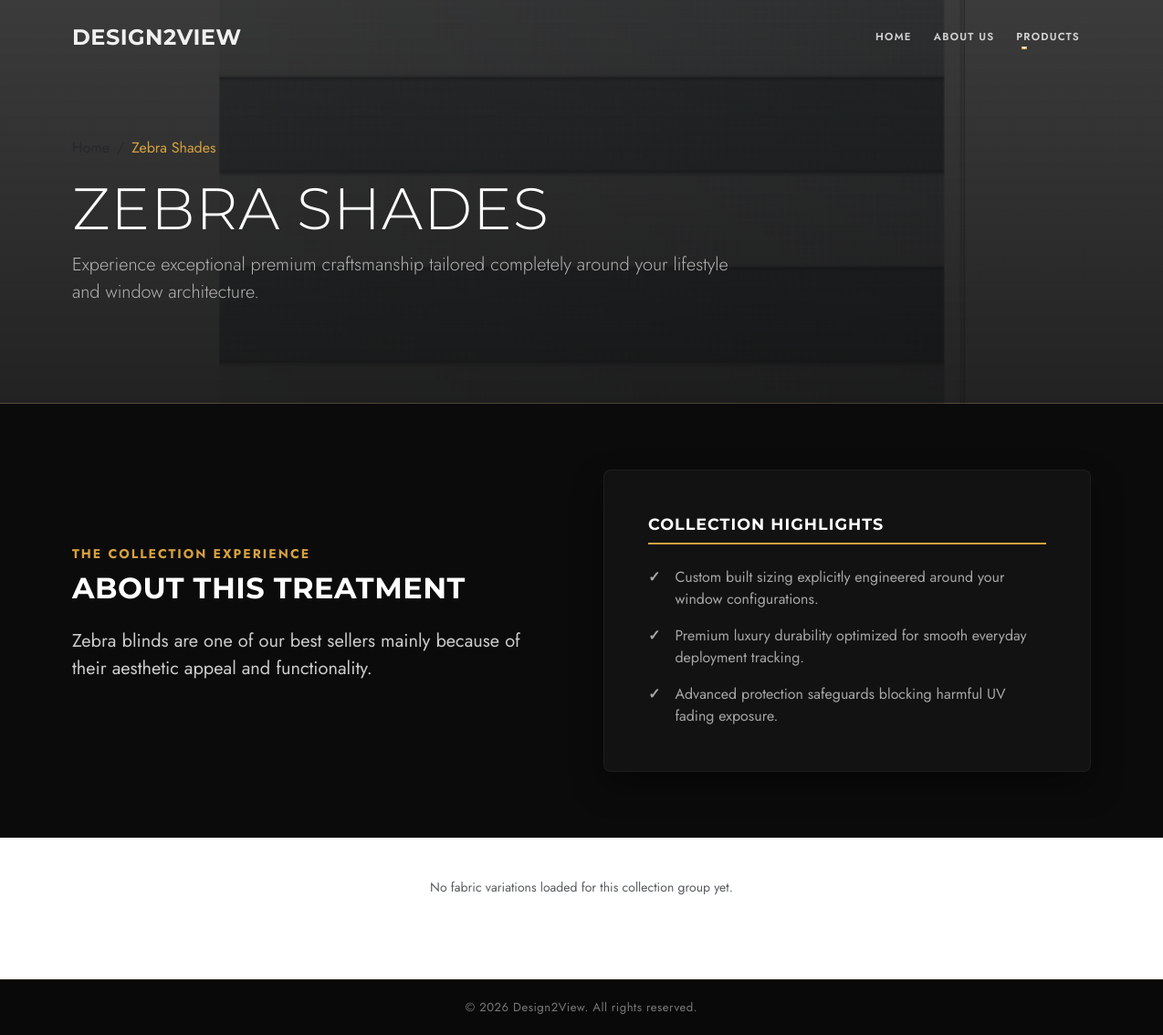
Page /category/zebra-shades/ on the committed database.
### shop/models.py (models this page shows, shortened)
class NavItem(models.Model):
    title = models.CharField(max_length=50, help_text="e.g., About Us, Fabrics")
    url_name = models.CharField(max_length=100, default="#", help_text="Named URL pattern or target route hash")
    order = models.PositiveIntegerField(default=0, help_text="Controls sorting order position")
    is_premium_highlight = models.BooleanField(default=False)
    parent = models.ForeignKey(
        'self',
        null=True,
        blank=True,
        on_delete=models.CASCADE,
        related_name='children',
        help_text="Leave blank if this is a main, top-level menu item"
    )
    class Meta:
        ordering = ['order']

class Category(models.Model):
    name = models.CharField(max_length=100, unique=True)
    slug = models.SlugField(max_length=120, unique=True, blank=True)
    image = models.ImageField(upload_to='categories/', default='categories/default.webp')
    description = models.TextField(blank=True, null=True, help_text="Detailed description of this specific treatment.")
    highlight_1 = models.CharField(max_length=255, default="Custom built sizing explicitly engineered around your window configurations.", help_text="First bullet point highlight")
    highlight_2 = models.CharField(max_length=255, default="Premium luxury durability optimized for smooth everyday deployment tracking.", help_text="Second bullet point highlight")
    highlight_3 = models.CharField(max_length=255, default="Advanced protection safeguards blocking harmful UV fading exposure.", help_text="Third bullet point highlight")
    created_at = models.DateTimeField(auto_now_add=True)
    is_active = models.BooleanField(default=True, help_text="Uncheck this to hide the category from the website.")
    class Meta:
        verbose_name_plural = "Categories"

### design2view/views.py (the view)
# urls.py: path('category/<slug:slug>/', views.category_detail, name='category_detail'),
def category_detail(request, slug):
    category = get_object_or_404(Category, slug=slug)
    context = {'category': category}
    return render(request, 'shop/category_detail.html', context)

### shop/context_processors.py (called while the page is built)
def global_navbar(request):
    return {
        'nav_items': NavItem.objects.filter(parent=None)
    }

### templates/shop/category_detail.html (shortened to what this page needs)
{% extends 'base.html' %}
{% load static %}
{% block content %}
<div class="container-fluid text-white overflow-hidden category-hero-banner"
     style="background: linear-gradient(rgba(10, 10, 10, 0.8), rgba(10, 10, 10, 0.9)), url('{{ category.image.url }}') no-repeat center center/cover;">
    <div class="container">
        <div class="row">
            <div class="col-12 col-lg-8 text-center text-lg-start">
                <nav aria-label="breadcrumb" class="mb-3">
                    <ol class="breadcrumb justify-content-center justify-content-lg-start mb-0">
                        <li class="breadcrumb-item"><a href="{% url 'home' %}" class="text-decoration-none text-muted">Home</a></li>
                        <li class="breadcrumb-item active breadcrumb-current" aria-current="page">{{ category.name }}</li>
                    </ol>
                </nav>
                <h1 class="display-3 fw-extrabold text-white mb-2 text-uppercase heading-title">
                    {{ category.name }}
                </h1>
                <p class="lead fw-light description-sub">
                    Experience exceptional premium craftsmanship tailored completely around your lifestyle and window architecture.
                </p>
            </div>
        </div>
    </div>
</div>
<section class="about-details-section py-5">
    <div class="container my-4">
        <div class="row align-items-center g-5">
            <div class="col-12 col-lg-6 text-content-pane">
                <span class="text-uppercase fw-bold tracking-wider small d-block mb-2 section-subtitle">The Collection Experience</span>
                <h2 class="text-white mb-4 text-uppercase fw-bold section-title">About This Treatment</h2>
                <div class="fs-5 lh-base dynamic-description">
                    {{ category.description|linebreaks }}
                </div>
            </div>
            <div class="col-12 col-lg-6">
                <div class="p-4 p-md-5 rounded-3 highlights-dark-card">
                    <h4 class="text-white mb-4 text-uppercase fw-bold card-header-title">Collection Highlights</h4>
                    <ul class="list-unstyled mb-0 feature-list">
                        <li class="mb-3 d-flex align-items-start">
                            <span class="me-3 fw-bold list-checkmark">✓</span>
                            <span>{{ category.highlight_1 }}</span>
                        </li>
                        <li class="mb-3 d-flex align-items-start">
                            <span class="me-3 fw-bold list-checkmark">✓</span>
                            <span>{{ category.highlight_2 }}</span>
                        </li>
                        <li class="mb-0 d-flex align-items-start">
                            <span class="me-3 fw-bold list-checkmark">✓</span>
                            <span>{{ category.highlight_3 }}</span>
                        </li>
                    </ul>
                </div>
            </div>
        </div>
    </div>
</section>
<div class="slick-slider" id="fabricTypeSlider">
    {% for fabric in category.fabrics.all %}
    <div class="item px-2">
        <div class="border-0 rounded-3 overflow-hidden text-center h-100 style-fabric-card">
            <div class="fabric-image-container" style="height: 220px; overflow: hidden;">
                <img src="{{ fabric.image.url }}" alt="{{ fabric.name }}" class="w-100 h-100" style="object-fit: cover;" loading="lazy">
            </div>
            <div class="p-4 card-body-pane">
                <h4 class="text-white text-uppercase fw-bold mb-2 fabric-title">{{ fabric.name }}</h4>
                <p class="small mb-0 fabric-description">{{ fabric.description }}</p>
                <a href="{% url 'fabric_detail' category_slug=category.slug fabric_id=fabric.id %}"
                   class="text-uppercase small fw-extrabold text-decoration-none custom-explore-btn mt-3 d-inline-block">
                    Explore More <span class="arrow-transform">→</span>
                </a>
            </div>
        </div>
    </div>
    {% empty %}
    <div class="col-12 text-center py-4">
        <p class="text-muted small">No fabric variations loaded for this collection group yet.</p>
    </div>
    {% endfor %}
</div>
{% endblock %}

### templates/navbar.html (shortened to what this page needs)
<nav class="navbar navbar-expand-xl navbar-dark position-absolute w-100 custom-navbar" style="top: 0; left: 0; z-index: 1050;">
    <div class="container">
        <a class="navbar-brand fw-bold text-primary fs-4" href="{% url 'home' %}" style="letter-spacing: 0.5px;">
            Design<span class="secondary-color">2</span>View
        </a>
        <div class="collapse navbar-collapse" id="mainD2VMenu">
            <ul class="navbar-nav ms-auto align-items-center">
                {% for item in nav_items %}
                    {% if not item.parent %}
                        {% if item.children.all %}
                            <li class="nav-item dropdown">
                                <a class="nav-link dropdown-toggle px-3 text-uppercase fw-semibold"
                                   href="#"
                                   id="navbarDropdown{{ item.id }}"
                                   role="button"
                                   data-bs-toggle="dropdown"
                                   aria-expanded="false">
                                    {{ item.title }}
                                </a>
                            </li>
                        {% else %}
                            <li class="nav-item">
                                <a class="nav-link px-3 text-uppercase {% if item.is_premium_highlight %}club-premium-link{% else %}fw-semibold{% endif %}"
                                   href="{% if '/' in item.url_name or '#' in item.url_name %}{{ item.url_name }}{% else %}{% url item.url_name %}{% endif %}">
                                    {{ item.title }}
                                </a>
                            </li>
                        {% endif %}
                    {% endif %}
                {% endfor %}
            </ul>
        </div>
    </div>
</nav>

### static/css/style.css (style rules this page uses)
:root { --primary-color: #d6a13f; --secondary-color: #f0f0f0; --text-color: #111; --text-light-nav: rgba(255, 255, 255, 0.78); --transition-smooth: 0.3s cubic-bezier(0.25, 1, 0.5, 1); }
* { padding: 0; margin: 0; box-sizing: border-box; }
body { font-family: "Jost", sans-serif; color: var(--text-color); background-color: #ffffff; }
a { text-decoration: none; color: inherit; }
.text-primary { color: var(--primary-color) !important; }
.secondary-color { color: var(--secondary-color) !important; }
h1, h2, h3, h4, h5, h6 { font-family: "Montserrat", sans-serif; text-transform: uppercase; color: var(--secondary-color); font-weight: 700; letter-spacing: 0.5px; }
h1 { font-size: 2.5rem; }
h2 { font-size: 2rem; }
.custom-navbar { padding: 18px 0; transition: all 0.4s cubic-bezier(0.25, 1, 0.5, 1); }
.custom-navbar .navbar-brand { font-family: "Montserrat", sans-serif; font-size: 1.25rem; font-weight: 800; letter-spacing: 0.5px; text-transform: uppercase; color: var(--secondary-color) !important; }
.custom-navbar .navbar-brand span { color: var(--primary-color); }
.custom-navbar .navbar-nav .nav-link { color: var(--text-light-nav) !important; font-family: "Jost", sans-serif; font-size: 0.72rem; font-weight: 600; letter-spacing: 1.2px; position: relative; transition: color 0.3s ease; padding: 6px 12px !important; }
.custom-navbar .navbar-nav .nav-link::after { content: ''; position: absolute; width: 0; height: 1.5px; bottom: 2px; left: 12px; background-color: var(--primary-color); transition: width var(--transition-smooth); }
.custom-navbar .dropdown-toggle::after { vertical-align: middle; margin-left: 6px; border-top-colors: var(--text-light-nav); transition: transform 0.3s ease; }
.slick-slide { padding: 0 12px; }
.category-hero-banner { padding-top: 150px; padding-bottom: 90px; border-bottom: 1px solid rgba(214, 161, 63, 0.15); }
.category-hero-banner .breadcrumb-item a { color: rgba(255, 255, 255, 0.5); }
.category-hero-banner .breadcrumb-current { color: var(--primary-color) !important; }
.category-hero-banner .heading-title { letter-spacing: 1px; font-family: 'Montserrat', sans-serif; }
.category-hero-banner .description-sub { font-family: 'Jost', sans-serif; color: #b3b3b3; }
.about-details-section { background-color: #0b0b0b; }
.about-details-section .section-subtitle { color: var(--primary-color); letter-spacing: 2px; }
.about-details-section .dynamic-description { font-family: 'Jost', sans-serif; color: #cccccc; }
.highlights-dark-card { background-color: #121212; border: 1px solid rgba(255, 255, 255, 0.05); box-shadow: 0 15px 35px rgba(0, 0, 0, 0.4); }
.highlights-dark-card .card-header-title { font-size: 1.1rem; letter-spacing: 1px; border-bottom: 2px solid var(--primary-color); padding-bottom: 10px; }
.highlights-dark-card .list-checkmark { color: var(--primary-color); }
.highlights-dark-card .feature-list li span { color: #a6a6a6; }

### rows in the picture
NavItem: title "HOME"
NavItem: title "ABOUT US"
NavItem: title "PRODUCTS"
Category: image (picture), name "Zebra Shades", name "ZEBRA SHADES", description "Zebra blinds are one of our best sellers mainly because of their aesthetic appeal and functionality.", highlight_1 "Custom built sizing explicitly engineered around your window configurations.", highlight_2 "Premium luxury durability optimized for smooth everyday deployment tracking.", highlight_3 "Advanced protection safeguards blocking harmful UV fading exposure."
